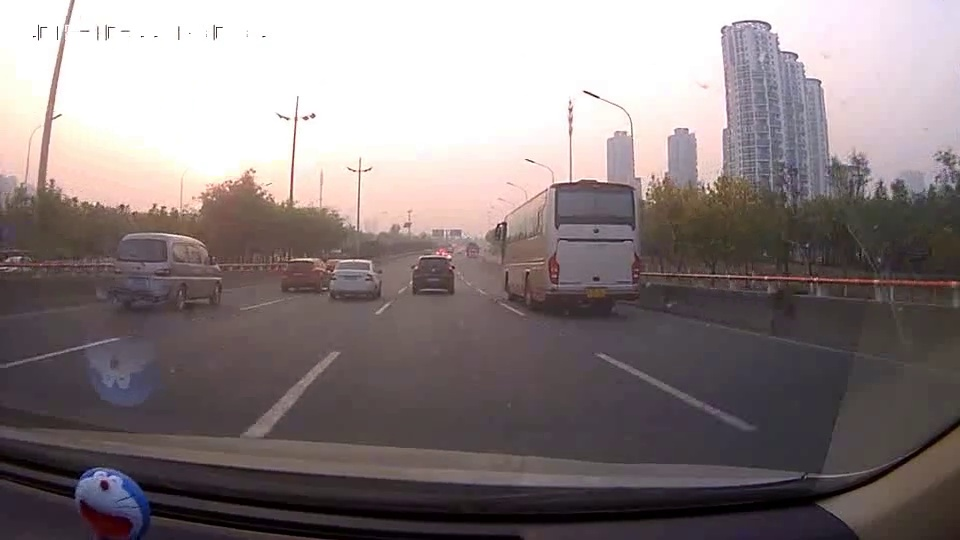
#> input picture task1_车道线检测_图像阈值/cut_imgs/3.jpg, 960 x 540 px, found by its file name
$ python '8 Add_orignal_image.py'
#> lines starting #> are read from the running program, lines starting #| are printed output that depends on the picture; after the words box and inside, x2 and y2 are one past the last pixel; in counts of white or black regions, pixels touching at a corner belong together
#!/usr/bin/env/ python
# -*- coding:utf-8 -*-
# Created by: Vanish
# Created on: 2018/12/12

import matplotlib.image as mplimg
import matplotlib.pyplot as plt
import numpy as np
import cv2

blur_ksize = 5  # Gaussian blur kernel size
canny_lthreshold = 50  # Canny edge detection low threshold
canny_hthreshold = 150  # Canny edge detection high threshold
# Hough transform parameters
rho = 1
theta = np.pi / 180
threshold = 15
min_line_length = 40
max_line_gap = 20


def roi_mask(img, vertices):
    mask = np.zeros_like(img)
    mask_color = 255
    cv2.fillPoly(mask, vertices, mask_color)
    masked_img = cv2.bitwise_and(img, mask)
    return masked_img


def draw_lines(img, lines, color=[255, 0, 0], thickness=2):
    for line in lines:
        for x1, y1, x2, y2 in line:
            cv2.line(img, (x1, y1), (x2, y2), color, thickness)


def hough_lines(img, rho, theta, threshold,
                min_line_len, max_line_gap):
    lines = cv2.HoughLinesP(img, rho, theta, threshold, np.array([]),
                            minLineLength=min_line_len,
                            maxLineGap=max_line_gap)
    line_img = np.zeros((img.shape[0], img.shape[1], 3), dtype=np.uint8)
    # draw_lines(line_img, lines)
    draw_lanes(line_img, lines)
    return line_img


def draw_lanes(img, lines, color=[255, 0, 0], thickness=8):
    left_lines, right_lines = [], []
    for line in lines:
        for x1, y1, x2, y2 in line:
            k = (y2 - y1) / (x2 - x1)
            if k < 0:
                left_lines.append(line)
            else:
                right_lines.append(line)

    if (len(left_lines) <= 0 or len(right_lines) <= 0):
        return img
    clean_lines(left_lines, 0.1)
    clean_lines(right_lines, 0.1)
    left_points = [(x1, y1) for line in left_lines for x1, y1, x2, y2 in line]
    left_points = left_points + [(x2, y2) for line in left_lines for x1, y1, x2, y2 in line]
    right_points = [(x1, y1) for line in right_lines for x1, y1, x2, y2 in line]
    right_points = right_points + [(x2, y2) for line in right_lines for x1, y1, x2, y2 in line]
    left_vtx = calc_lane_vertices(left_points, 325, img.shape[0])
    right_vtx = calc_lane_vertices(right_points, 325, img.shape[0])
    cv2.line(img, left_vtx[0], left_vtx[1], color, thickness)
    cv2.line(img, right_vtx[0], right_vtx[1], color, thickness)


def clean_lines(lines, threshold):
    slope = [(y2 - y1) / (x2 - x1) for line in lines for x1, y1, x2, y2 in line]
    while len(lines) > 0:
        mean = np.mean(slope)
        diff = [abs(s - mean) for s in slope]
        idx = np.argmax(diff)
        if diff[idx] > threshold:
            slope.pop(idx)
            lines.pop
        else:
            break


def calc_lane_vertices(point_list, ymin, ymax):
    x = [p[0] for p in point_list]
    y = [p[1] for p in point_list]
    fit = np.polyfit(y, x, 1)
    fit_fn = np.poly1d(fit)
    xmin = int(fit_fn(ymin))
    xmax = int(fit_fn(ymax))
    return [(xmin, ymin), (xmax, ymax)]


img = mplimg.imread('./cut_imgs/3.jpg')
#> img is the input picture: shape (540, 960, 3); mean R, G, B 137.3, 127.1, 128
gray = cv2.cvtColor(img, cv2.COLOR_RGB2GRAY)
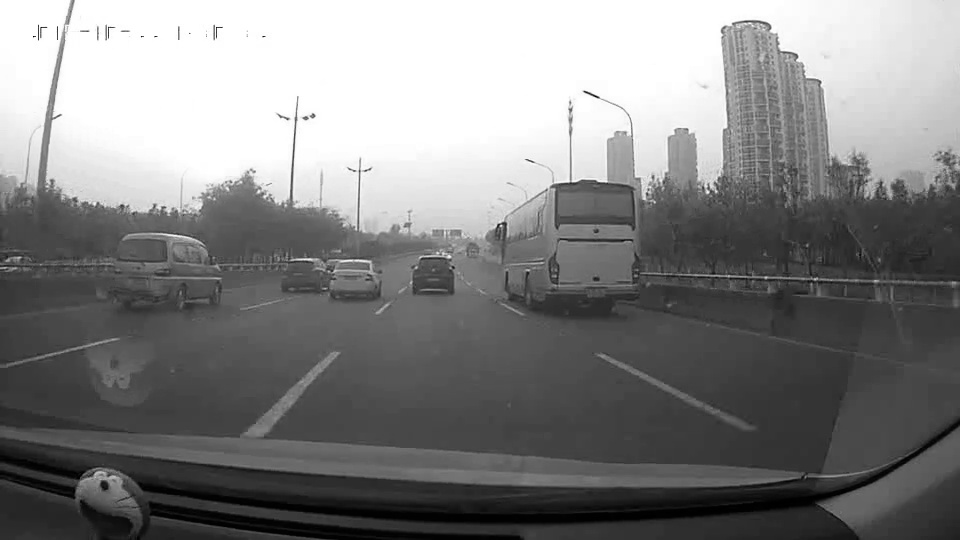
#> gray: shape (540, 960); min 0, max 255, mean 130.2
blur_gray = cv2.GaussianBlur(gray, (blur_ksize, blur_ksize), 0, 0)
edges = cv2.Canny(blur_gray, canny_lthreshold, canny_hthreshold)
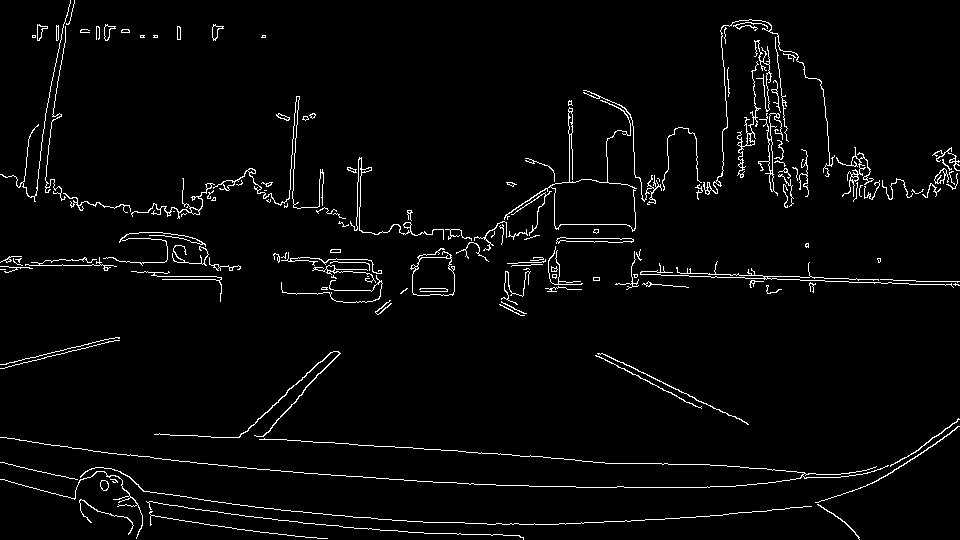
#> edges: shape (540, 960); 3.1% white in thin lines or dots
roi_vtx = np.array([[(100, img.shape[0]-150), (460, 375),
                     (520, 375), (img.shape[1]-100, img.shape[0]-150)]])
roi_edges = roi_mask(edges, roi_vtx)
#> in roi_mask, `cv2.fillPoly(mask, vertices, mask_color)`:
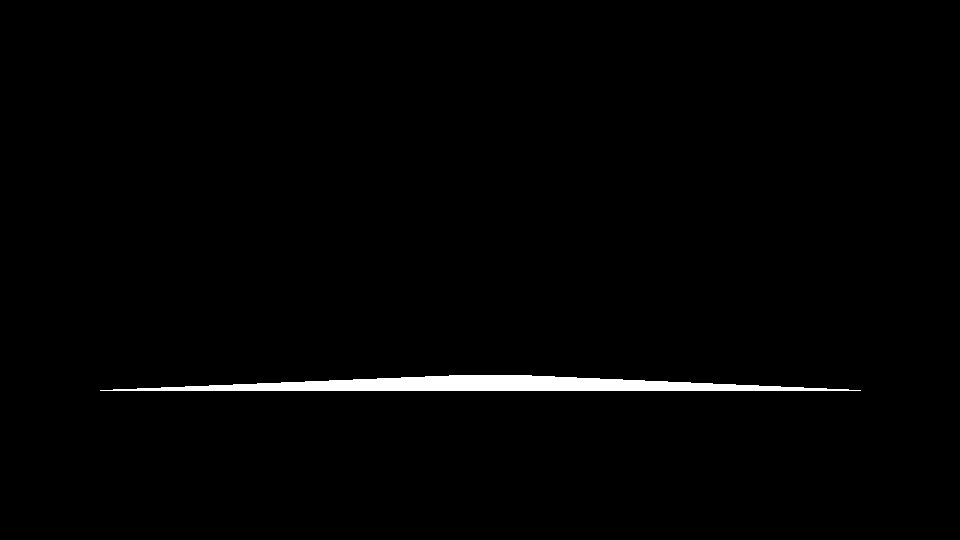
#> mask: shape (540, 960); 1.3% white; 1 white region, box (x1, y1, x2, y2) and area: (100, 375, 861, 391) 6906
#> in roi_mask, `masked_img = cv2.bitwise_and(img, mask)`:
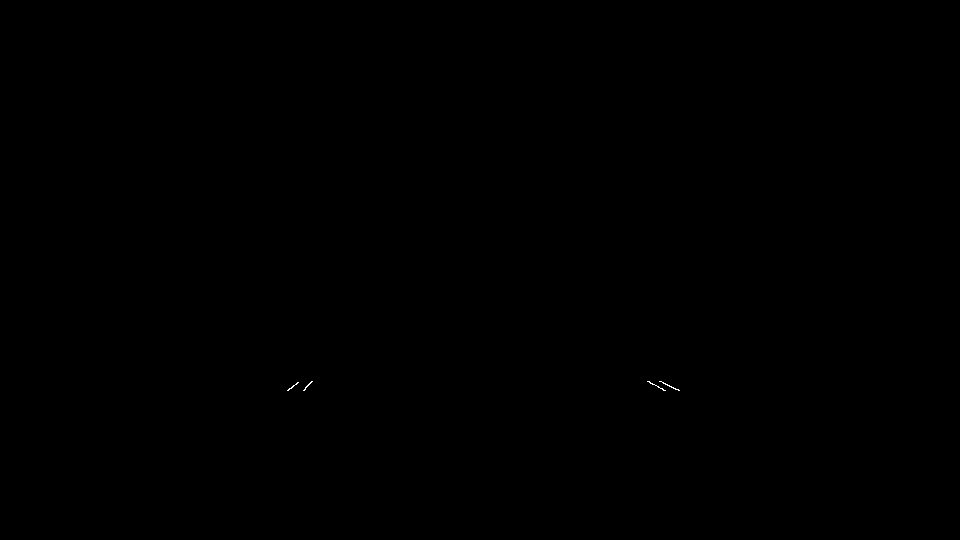
#> masked_img: shape (540, 960); 0.02% white in thin lines or dots, all inside (x1, y1, x2, y2) = (287, 381, 680, 391)
line_img = hough_lines(roi_edges, rho, theta, threshold,
                       min_line_length, max_line_gap)
#> in hough_lines, `lines = cv2.HoughLinesP(img, rho, theta, threshold, np.array([]), minL..`: lines = None
#> (the run stopped early here; a loop or call above may not have finished)
